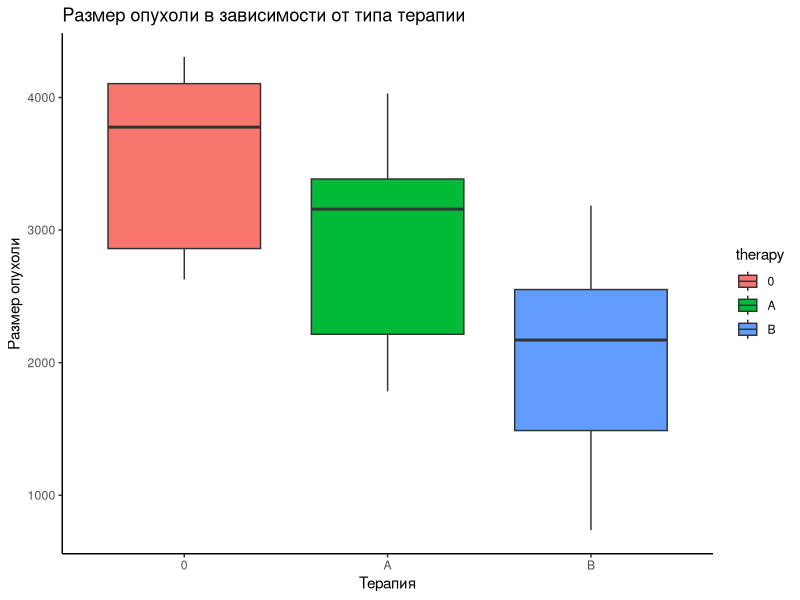

Source code (R):
## ---- chunk 1
# библиотеки 
library(tidyverse)
library(ggplot2)
## ---- chunk 2
set.seed(25)
sample_size <- 30
## ---- chunk 3
pressure_0 <- 150  
pressure_1 <- 120
## ---- chunk 4
sd_pressure_0 <- 15
set_pressure_0 <- rnorm(sample_size, pressure_0, sd_pressure_0)
sd_pressure_1 <- 8
set_pressure_1 <- rnorm(sample_size, pressure_1, sd_pressure_1)

## ---- chunk 5
pressure_data <- data.frame(Before = set_pressure_0,After = set_pressure_1)
head(pressure_data)
## ---- chunk 6
# проверка распределения для выбора теста  с помощью Шапиро-Уилка
shapiro.test(pressure_data$Before)
shapiro.test(pressure_data$After)
## ---- chunk 7
#  парный t-test
t.test(pressure_data$Before, pressure_data$After, paired = TRUE)
## ---- chunk 8
# критическое значение для распределения
# df = 29
alpha = 0.05
qt(1 - alpha/2, df = 29)
## ---- chunk 9
# задаем параметры для новых выборов 
sample_size1 <- 100 
sample_size2 <- 30
# генерируем данные по курению 
# отношение числа курящих к некурящим в каждой выборке составляет 1:1 по условию
# создаем векторы для двух выборок курильщиков
smokers <- rep(c(1, 0), each = (sample_size1 / 2))
smokers_2 <- rep(c(1, 0), each = (sample_size2 / 2))

# генерируем данные (бинарный признак) для рака легких для выборки sample_size1
# Пусть у курящих людей вероятность заболеть раком легких составляет 0.8, а у некурящих — 0.2 (по условию)
set.seed(10) 
cancer_smokers <- rbinom((sample_size1 / 2), 1, 0.8)
cancer_norm <- rbinom((sample_size1 / 2), 1, 0.2)
cancer<- c(cancer_smokers, cancer_norm)
cancer
## ---- chunk 10
# создаем датафрейм, в котором будут распределены наличие/отсутсвие рака и курения
df_sample_Size_100 <- data.frame(Smoking = smokers, Cancer = cancer)
head(df_sample_Size_100)
## ---- chunk 11
# теперь генерируем данные по меньшей выборке (аналогичным образом)
smokers_2 <- rep(c(1, 0), each = (sample_size2 / 2))
set.seed(1) 
cancer_smokers_2 <- rbinom((sample_size2 / 2), 1, 0.8)
cancer_norm_2 <- rbinom((sample_size2 / 2), 1, 0.2)
cancer_2 <- c(cancer_smokers_2, cancer_norm_2)
df_sample_Size_30 <- data.frame(Smoking = smokers_2, Cancer = cancer_2)
head(df_sample_Size_30)
## ---- chunk 12
# таблица сопряденности для df_sample_Size_100
cont_df_100 <- table(df_sample_Size_100$Smoking, df_sample_Size_100$Cancer)
cont_df_100
## ---- chunk 13
# таблица сопряденности для df_sample_Size_30
cont_df_30 <- table(df_sample_Size_30$Smoking, df_sample_Size_30$Cancer)
 

## ---- chunk 14
# Тест Фишера для для большей выборки
fisher_100 <- fisher.test(cont_df_100, alternative = "greater")
fisher_100
## ---- chunk 15
# Тест Фишера для для большей выборки
fisher_30 <- fisher.test(cont_df_30, alternative = "greater")
fisher_30
## ---- chunk 16
# Создадим выборки
set.seed(50)
sample_size <- 100

#Выборка для новой терапии
mean_new_therapy <- 15
sd_new_therapy <- 2
new_therapy <- round(rnorm(sample_size, mean_new_therapy, sd_new_therapy))
#Выборка для диеты
mean_diet_therapy <- 10
sd_diet_therapy <- 2
diet_therapy <- round(rnorm(sample_size, mean_diet_therapy, sd_diet_therapy))

# создаем датафрейм
therapy_sum <- data.frame(New_therapy = new_therapy,Diet_therapy = diet_therapy)
head(therapy_sum)
## ---- chunk 17
shapiro.test(therapy_sum$New_therapy)
shapiro.test(therapy_sum$Diet_therapy)
## ---- chunk 18
t.test(therapy_sum$New_therapy, therapy_sum$Diet_therapy)
## ---- chunk 19
df<-197.86
alpha <- 0.05
t_critical <- qt(1 - alpha/2, df)
t_critical
## ---- chunk 20

tumor <- tibble(
  therapy = c(rep("0", 10), rep("A", 10), rep("B", 10)),
  value = c(rep(3213, 10), rep(2687, 10), rep(2423, 10))
) %>%
  mutate(therapy = factor(therapy, levels = c("0", "A", "B")))
tumor$value <- tumor$value + rnorm(30, 0, 760)
tumor
## ---- chunk 21
# Боксплот для 3 категорий терапии мышей
ggplot(tumor, aes(x = therapy, y = value, fill = therapy)) + geom_boxplot() +
  labs(title = "Размер опухоли в зависимости от типа терапии", x = "Терапия", y = "Размер опухоли") +
  theme_classic()
## ---- chunk 22
shapiro.test(tumor$value[tumor$therapy == 0])
shapiro.test(tumor$value[tumor$therapy == 'A'])
shapiro.test(tumor$value[tumor$therapy == 'B'])
## ---- chunk 23
# теста Левена для оценки гомогенности дисперсий
library(car)
leveneTest(value ~ therapy, data = tumor)
## ---- chunk 24
kruskal_test = kruskal.test(value ~ therapy, data = tumor)
kruskal_test
## ---- chunk 25
model <- aov (value ~ therapy, data = tumor)
model
## ---- chunk 26
# тест Тьюки
tukey_test <- TukeyHSD(model, confV.level = 0.95)
tukey_test
